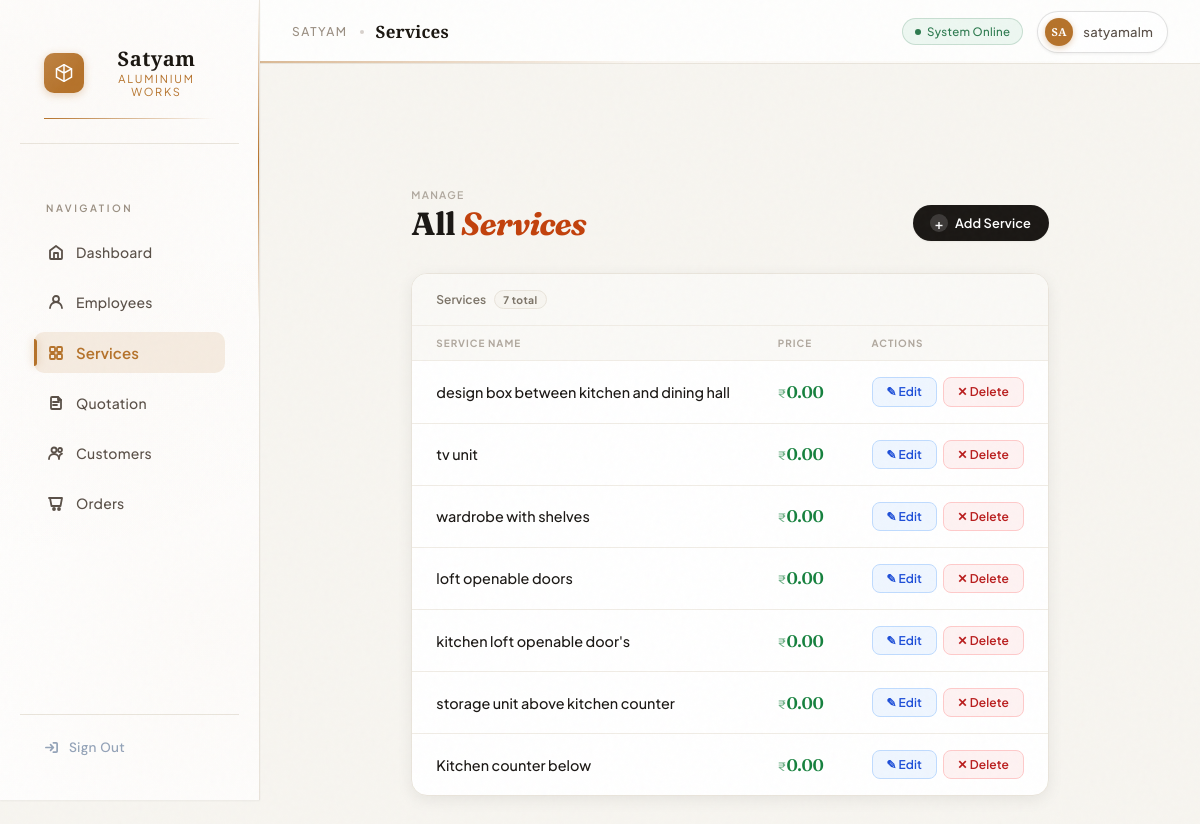
/services/ (signed in), run on the app's committed database.
### core/models.py (models this page shows, shortened)
class Service(models.Model):
    name = models.CharField(max_length=200)
    description = models.TextField()
    price = models.DecimalField(max_digits=10, decimal_places=2)

### core/views.py (the view)
# urls.py: path('services/', views.services, name='services'),
@login_required(login_url='/login/')
def services(request):
    return render(request, 'services.html', {
        'data': Service.objects.all().order_by('-id')
    })

### templates/services.html (shortened to what this page needs)
{% extends 'base.html' %}
{% block content %}
<div class="page-wrap">
    <div class="page-header">
        <div class="header-left">
            <div class="header-eyebrow">Manage</div>
            <h2>All <em>Services</em></h2>
        </div>
        <a href="{% url 'add_service' %}" class="btn-add">
            <i class="btn-add-icon">+</i>
            Add Service
        </a>
    </div>
    <div class="table-card">
        <div class="table-card-header">
            <div class="table-meta">
                <span class="table-meta-label">Services</span>
                <span class="count-badge">{{ data|length }} total</span>
            </div>
        </div>
        <table>
            <thead>
                <tr>
                    <th>Service Name</th>
                    <th>Price</th>
                    <th>Actions</th>
                </tr>
            </thead>
            <tbody>
                {% for s in data %}
                <tr id="service-{{ s.id }}">
                    <td class="td-name">{{ s.name }}</td>
                    <td class="td-price">
                        <span class="currency">₹</span>{{ s.price }}
                    </td>
                    <td>
                        <div class="td-actions">
                            <a href="{% url 'edit_service' s.id %}" class="action-btn btn-edit">
                                ✎ Edit
                            </a>
                            <button
                                data-delete-url="{% url 'delete_service' s.id %}"
                                data-remove-on-success="#service-{{ s.id }}"
                                class="action-btn btn-delete"
                                onclick="return confirm('Are you sure you want to delete this service?')"
                            >
                                ✕ Delete
                            </button>
                        </div>
                    </td>
                </tr>
                {% endfor %}
            </tbody>
        </table>
    </div>
</div>
{% endblock %}

### templates/base.html (shortened to what this page needs)
{% load static %}
<!DOCTYPE html>
<html lang="en">
<head>
    <link rel="stylesheet" href="{% static 'css/style.css' %}">
</head>
<body>
<div class="layout">
    <aside class="sidebar" id="sidebar">
        <div class="logo">
            <div class="logo-mark">
                <div class="logo-icon">
                    <svg viewBox="0 0 24 24"><path d="M12 2L3 7v10l9 5 9-5V7L12 2z"/><path d="M12 2v20M3 7l9 5 9-5"/></svg>
                </div>
                <div class="logo-text-group">
                    <span class="logo-top">Satyam</span>
                    <span class="logo-sub">Aluminium Works</span>
                </div>
            </div>
            <span class="logo-rule"></span>
        </div>
        <nav>
            <span class="nav-section-label">Navigation</span>
            <a href="/" class="{% if request.path == '/' %}active{% endif %}">
                <svg class="nav-icon" viewBox="0 0 16 16"><path d="M2 6.5L8 2l6 4.5V14a1 1 0 01-1 1H3a1 1 0 01-1-1V6.5z"/><path d="M6 15V9h4v6"/></svg>
                Dashboard
            </a>
            <a href="/employees/" class="{% if '/employees' in request.path %}active{% endif %}">
                <svg class="nav-icon" viewBox="0 0 16 16"><circle cx="8" cy="5" r="3"/><path d="M2 14c0-3.3 2.7-6 6-6s6 2.7 6 6"/></svg>
                Employees
            </a>
            <a href="/services/" class="{% if '/services' in request.path %}active{% endif %}">
                <svg class="nav-icon" viewBox="0 0 16 16"><rect x="2" y="2" width="5" height="5" rx="1"/><rect x="9" y="2" width="5" height="5" rx="1"/><rect x="2" y="9" width="5" height="5" rx="1"/><rect x="9" y="9" width="5" height="5" rx="1"/></svg>
                Services
            </a>
            <a href="/create-quotation/" class="{% if '/quotation' in request.path or '/create-quotation' in request.path %}active{% endif %}">
                <svg class="nav-icon" viewBox="0 0 16 16"><path d="M10 2H4a1 1 0 00-1 1v10a1 1 0 001 1h8a1 1 0 001-1V5l-3-3z"/><path d="M10 2v3h3M5 7h6M5 10h4"/></svg>
                Quotation
            </a>
            <a href="/customers/" class="{% if '/customers' in request.path %}active{% endif %}">
                <svg class="nav-icon" viewBox="0 0 16 16"><circle cx="6" cy="5" r="2.5"/><path d="M1 14c0-2.8 2.2-5 5-5s5 2.2 5 5"/><circle cx="12" cy="5" r="2"/><path d="M11 13c0-2 1.3-3.7 3-4.3"/></svg>
                Customers
            </a>
            <a href="/orders/" class="{% if '/orders' in request.path %}active{% endif %}">
                <svg class="nav-icon" viewBox="0 0 16 16"><path d="M2 3h12l-1.5 8H3.5L2 3z"/><circle cx="6" cy="14" r="1"/><circle cx="11" cy="14" r="1"/><path d="M2 3H1"/></svg>
                Orders
            </a>
        </nav>
        <div class="bottom-links">
            <form method="POST" action="{% url 'logout' %}">
                <button type="submit" class="logout-btn">
                    <svg viewBox="0 0 16 16"><path d="M10 3h3a1 1 0 011 1v8a1 1 0 01-1 1h-3"/><path d="M7 11l3-3-3-3M10 8H2"/></svg>
                    Sign Out
                </button>
            </form>
        </div>
    </aside>
    <main class="main">
        <header class="topbar">
            <div class="topbar-left">
                <span class="topbar-breadcrumb">Satyam</span>
                <div class="topbar-sep"></div>
                <span class="topbar-title" id="topbar-page-title">Dashboard</span>
            </div>
            <div class="topbar-right">
                <div class="status-badge">
                    <div class="status-dot"></div>
                    System Online
                </div>
                <div class="user-pill">
                    <div class="user-avatar" id="userAvatar">
                        {{ request.user.username|slice:":2"|upper }}
                    </div>
                    {{ request.user.username }}
                </div>
            </div>
        </header>
        <section class="content">
            {% block content %}{% endblock %}
        </section>
    </main>
</div>
</body>
</html>

### static/css/style.css (style rules this page uses)
* { margin: 0; padding: 0; box-sizing: border-box; }
:root { --al-base:#e6edf3; --al-mid:#b8c3cb; --al-dark:#6b7480; --accent:#6cc0e5; --glass: rgba(255,255,255,0.06); --card-border: rgba(255,255,255,0.14); }
body { font-family: 'Inter', sans-serif; background: linear-gradient(180deg, #f6f9fb 0%, #e9eef3 60%); background-image: radial-gradient(circle at 10% 10%, rgba(255,255,255,0.03), transparent 8%), radial-gradient(circle at 90% 90%, rgba(0,0,0,0.02), transparent 12%); color: var(--al-dark); }
.layout { display: flex; }
.sidebar { width: 240px; height: 100vh; background: #0f172a; color: white; display: flex; flex-direction: column; justify-content: space-between; padding: 20px; }
.logo { text-align: center; margin-bottom: 30px; }
.sidebar nav a { display: block; padding: 12px; margin: 8px 0; color: #cbd5e1; text-decoration: none; border-radius: 8px; transition: 0.3s; }
.sidebar nav a:hover, .sidebar nav a.active { background: #1e293b; color: white; }
.bottom-links button { background: none; border: none; color: #94a3b8; cursor: pointer; padding: 10px; text-decoration: none; width: 100%; text-align: left; border-radius: 8px; transition: 0.3s; }
.main { flex: 1; }
.topbar { background: white; padding: 18px 25px; display: flex; justify-content: space-between; align-items: center; border-bottom: 1px solid #e2e8f0; }
.content { padding: 30px; }
.page-header { display: flex; justify-content: space-between; align-items: center; margin-bottom: 20px; }

### data on the page
Service: name "design box between kitchen and dining hall", price "0.00"
Service: name "tv unit", price "0.00"
Service: name "wardrobe with shelves", price "0.00"
Service: name "loft openable doors", price "0.00"
Service: name "kitchen loft openable door's", price "0.00"
Service: name "storage unit above kitchen counter", price "0.00"
Service: name "Kitchen counter below", price "0.00"

### other printed values
{{ request.user.username|slice:":2"|upper }} "SA"
{{ request.user.username }} "satyamalm"
{{ data|length }} "7"
